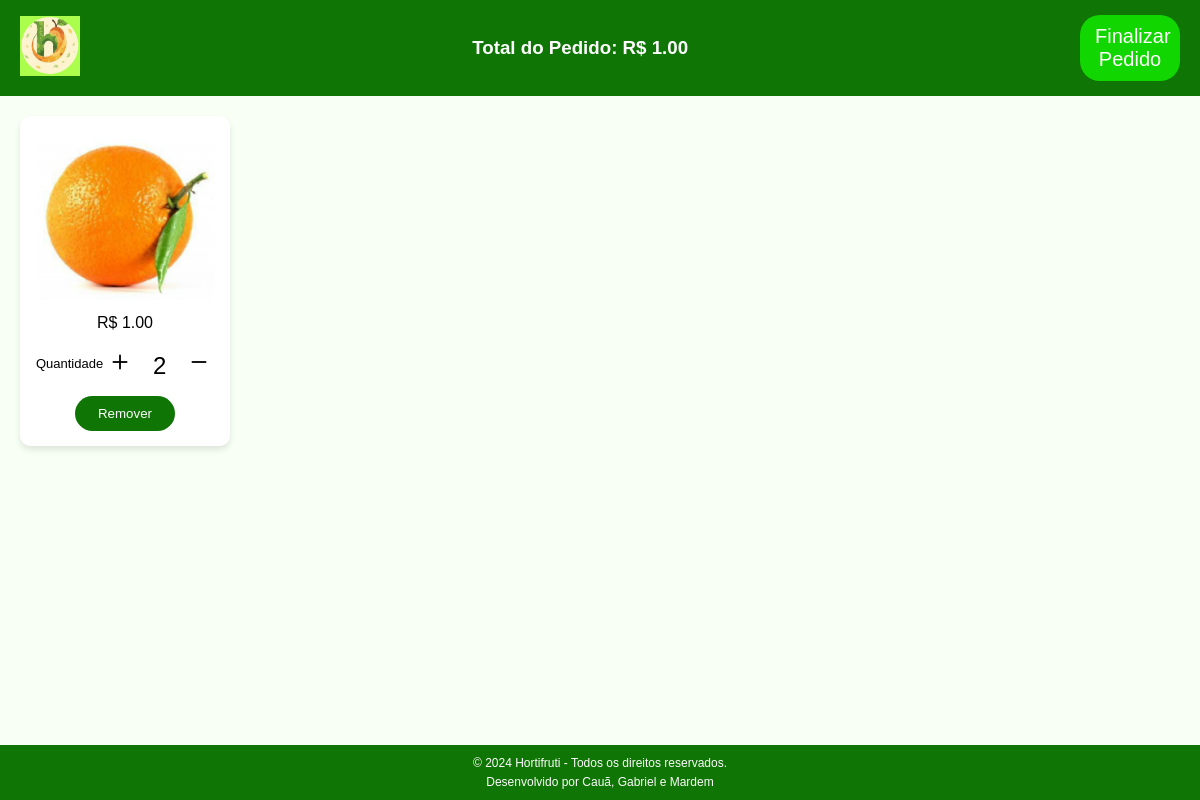
The page /pedido/carrinho (signed in) on the database as committed earlier.
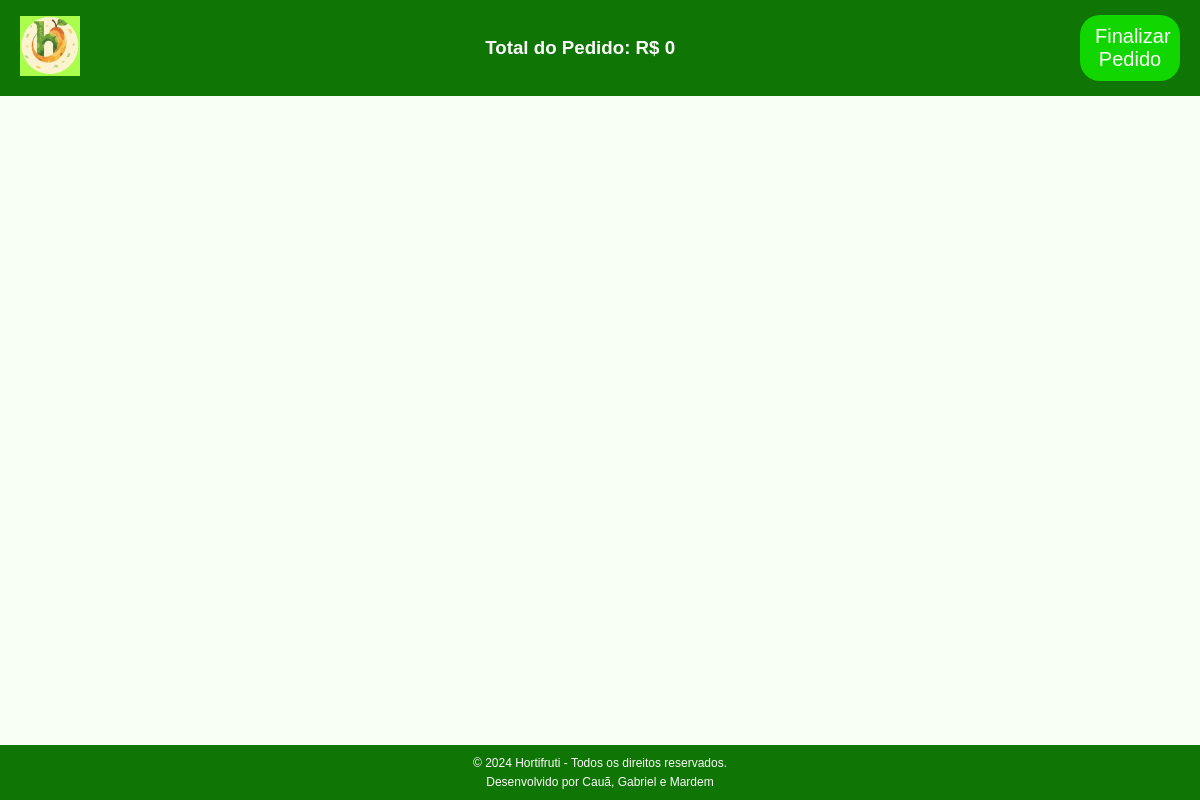
The same page on the database as committed later.
### pedidos/models.py (models this page shows, shortened)
class ItemPedido(models.Model):
    pedido = models.ForeignKey(Pedido, on_delete=models.CASCADE, related_name='itens')  # Pedido associado
    produto = models.ForeignKey(Produto, on_delete=models.CASCADE)  # Produto associado
    quantidade = models.PositiveIntegerField()  # Quantidade do produto no pedido

### produtos/models.py (models this page shows, shortened)
class Produto(models.Model):
    nome = models.CharField(max_length=200)
    imagem = models.ImageField(upload_to='produtos/', blank=True, null=True)
    preco = models.DecimalField(max_digits=10, decimal_places=2)
    estoque = models.PositiveIntegerField()

### pedidos/views.py (the view)
# urls.py: path('carrinho', views.mostrar_carrinho, name='carrinho'),
def mostrar_carrinho(request):
    cliente_id = request.session.get('cliente_id')
    if not cliente_id:
        messages.error(request, 'Você precisa estar logado para adicionar itens ao carrinho.')
        return redirect('login')
    pedido_id = 1
    if pedido_id:
        pedido = Pedido.objects.filter(id=pedido_id, finalizado=False).first()
    else:
        return
    itens_pedido = ItemPedido.objects.filter(pedido=pedido)
    total = 0
    for item in itens_pedido:
        item.total = round(item.quantidade * item.produto.preco, 2)
        total += item.total
    total = round(total, 2)
    template = loader.get_template('carrinho.html')
    context = {
        'itensPedido': itens_pedido,
        'total':total,
    }
    return HttpResponse(template.render(context, request))

### pedidos/templates/carrinho.html (shortened to what this page needs)
{% load static %}
<!DOCTYPE html>
<html lang="pt-BR">
<head>
    <link rel="stylesheet" href="{% static 'css/carrinho.css' %}">
    <link rel="stylesheet" href="https://cdn.jsdelivr.net/npm/bootstrap-icons@1.11.3/font/bootstrap-icons.min.css">
</head>
<body>
    <header>
        <a href="{% url 'principal' %}"><img src="{% static 'img/logo.png' %}" alt="Logo"/></a>
        <h3>Total do Pedido: R$ {{ total }}</h3>
        <form method="POST" action="{% url 'finalizar_ordem' %}">
            <button type="submit" class="finalize-order-button">Finalizar Pedido</button>
        </form>
    </header>
    <main>
        <div class="product-grid">
            {% for item in itensPedido %}
            <div class="product-card" data-item-id="{{ item.id }}">
                <img src="{{item.produto.imagem}}" alt="Maçã Argentina">
                <p>R$ {{item.total}}</p>
                <div class="qtd-item">
                    <p>Quantidade</p>
                    <div class="modify-qtd">
                        <button><i class="bi bi-plus"></i></button>
                        <input class="qtd" value={{item.quantidade}} readonly></input>
                        <button><i class="bi bi-dash"></i></button>
                    </div>
                </div>
                <form method="POST" action="{% url 'deletar_item_carrinho' item.id %}">
                    <button class="remove-item">Remover</button>
                </form>
            </div>
            {% endfor %}
        </div>
    </main>
    <footer class="footer">
        <p>&copy; 2024 Hortifruti - Todos os direitos reservados.</p>
        <p>Desenvolvido por Cauã, Gabriel e Mardem</p>
    </footer>
</body>
</html>

Rows that differ between the two databases and show on the page:
removed ItemPedido: produto.imagem (picture), total "1.00", quantidade "2"
Other text that changed with them:
{{ total }}: "1.00" → "0"
